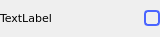
<?xml version="1.0" encoding="UTF-8"?>
<ui version="4.0">
 <class>checkboxElement</class>
 <widget class="QWidget" name="checkboxElement">
  <property name="geometry">
   <rect>
    <x>0</x>
    <y>0</y>
    <width>160</width>
    <height>37</height>
   </rect>
  </property>
  <property name="sizePolicy">
   <sizepolicy hsizetype="Expanding" vsizetype="Fixed">
    <horstretch>0</horstretch>
    <verstretch>0</verstretch>
   </sizepolicy>
  </property>
  <property name="windowTitle">
   <string>Form</string>
  </property>
  <layout class="QVBoxLayout" name="verticalLayout">
   <property name="spacing">
    <number>0</number>
   </property>
   <property name="leftMargin">
    <number>0</number>
   </property>
   <property name="topMargin">
    <number>0</number>
   </property>
   <property name="rightMargin">
    <number>0</number>
   </property>
   <property name="bottomMargin">
    <number>0</number>
   </property>
   <item>
    <layout class="QHBoxLayout" name="horizontalLayout">
     <property name="spacing">
      <number>0</number>
     </property>
     <property name="topMargin">
      <number>0</number>
     </property>
     <item>
      <widget class="QLabel" name="topLeft">
       <property name="sizePolicy">
        <sizepolicy hsizetype="Expanding" vsizetype="Preferred">
         <horstretch>0</horstretch>
         <verstretch>0</verstretch>
        </sizepolicy>
       </property>
       <property name="font">
        <font>
         <family>DejaVu Sans</family>
         <pointsize>8</pointsize>
         <weight>50</weight>
         <bold>false</bold>
        </font>
       </property>
       <property name="styleSheet">
        <string notr="true"/>
       </property>
       <property name="text">
        <string>TextLabel</string>
       </property>
      </widget>
     </item>
     <item>
      <widget class="QCheckBox" name="checkBox">
       <property name="styleSheet">
        <string notr="true">QCheckBox
{
  spacing: 0px;
}
QCheckBox:indicator
{
height: 12px;
width: 12px;
border-radius:4px;
border: 2px solid #4a64ff;
}

QCheckBox:indicator:checked
{
background:#4a64ff;
}</string>
       </property>
       <property name="text">
        <string/>
       </property>
      </widget>
     </item>
    </layout>
   </item>
  </layout>
 </widget>
 <resources/>
 <connections/>
</ui>
